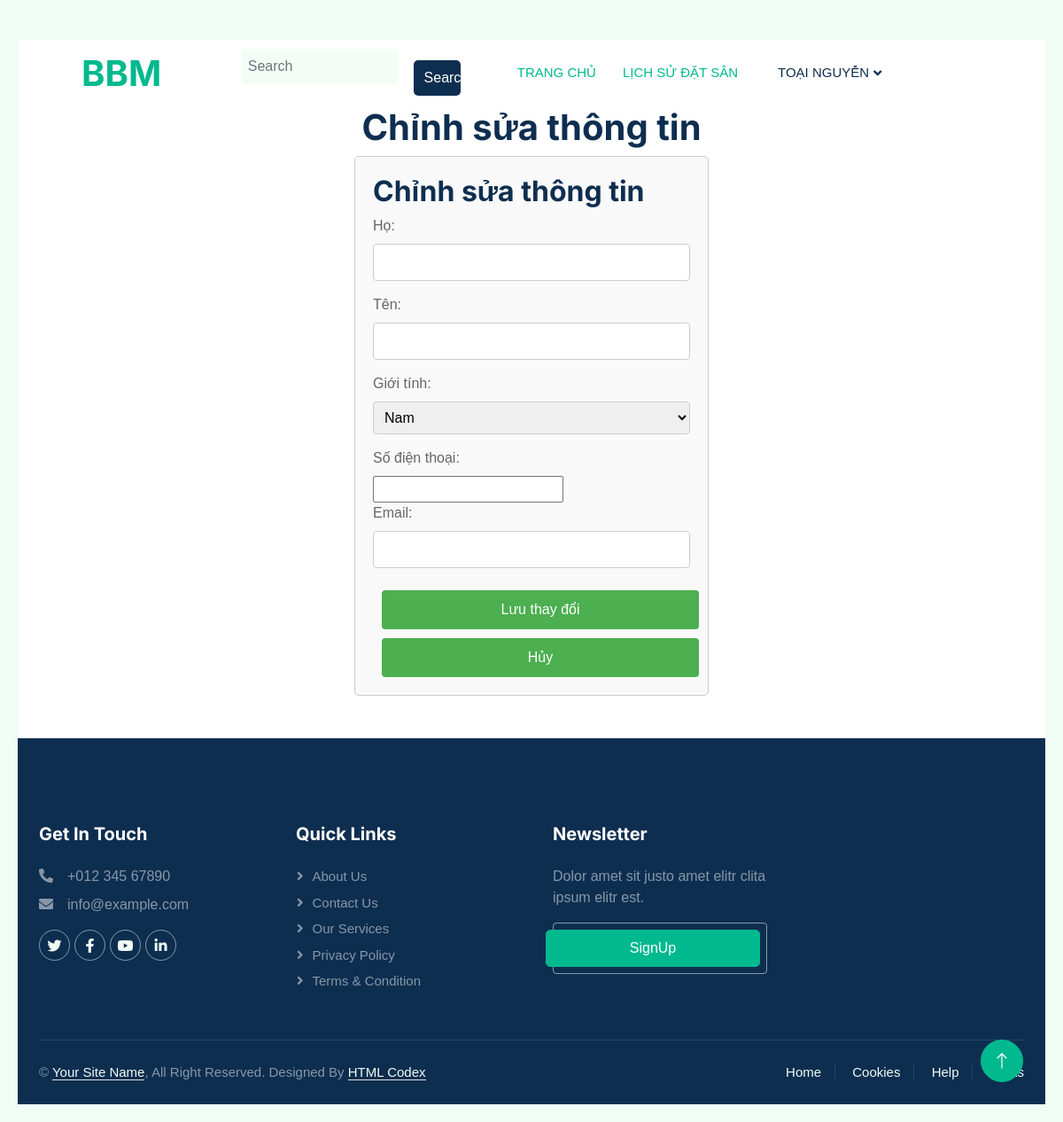
The page /user/changeinf/ (signed in) on the database its author committed.
### BUser/models.py (models this page shows, shortened)
class User(AbstractUser):
    ROLE_CHOICES = [
        ('customer', 'Customer'),
        ('courtstaff', 'Court Staff'),
        ('courtmanager', 'Court Manager'),
    ]
    role = models.CharField(max_length=20, choices=ROLE_CHOICES)
    GENDER_CHOICES = [
        ('M', 'Nam'),
        ('F', 'Nữ'),
        ('O', 'Khác')
    ]
    gender = models.CharField(max_length=1, choices=GENDER_CHOICES, default='M')
    sdt= models.IntegerField(default=0, null=True, blank=True)

### BUser/views.py (the view)
# urls.py: path('changeinf/', views.ChangeInf, name='changeinf'),
def ChangeInf(request):
    user = request.user
    form=UserForm(request.POST, instance=user)
    if request.method == "POST":
        if form.is_valid():
            form.save()
            return redirect('userdetail')
    return render(request, "home/useredit.html", {'form':form})

### BUser/forms.py
class UserForm(forms.ModelForm):
    class Meta:
        model = User
        fields = ('first_name', 'last_name', 'email', 'sdt', 'gender')

### home/templates/home/useredit.html (shortened to what this page needs)
{% extends "master_page.html" %}
{% load static %}
{% block navbar %}
    {% include '../navbar.html' %}
{% endblock %}
{% block footer %}
    {% include '../footer.html' %}
{% endblock %}
{% block content %}
<!DOCTYPE html>
<html lang="vi">
<head>
    <link href="{% static 'home/css/userdetail.css' %}" rel="stylesheet">
</head>
<body>
    <h1 style="text-align:center;">Chỉnh sửa thông tin</h1>
    <div id="editForm" class="form-container">
        <h2>Chỉnh sửa thông tin</h2>
        <form method="POST">
            <label for="name">Họ:</label>
            {{form.last_name}}
            <label for="name">Tên:</label>
            {{form.first_name}}
            <label for="gender">Giới tính:</label>
            {{form.gender}}
            <label for="phone">Số điện thoại:</label>
            {{form.sdt}}
            <label for="email">Email:</label>
            {{form.email}}
            <button type="submit">Lưu thay đổi</button>
        </form>
        <form action="{% url 'userdetail' %}" method="get">
            <button type="submit">Hủy</button>
        </form>
    </div>
</body>
</html>
{% endblock %}

### home/templates/navbar.html (shortened to what this page needs)
{%load static%}
<div class="container-fluid nav-bar bg-transparent">
    <nav class="navbar navbar-expand-lg bg-white navbar-light py-0 px-4">
        <a href="{% url 'role' %}" class="navbar-brand d-flex align-items-center text-center">
            <h1 class="m-0 text-primary">BBM</h1>
        </a>
        <div class="collapse navbar-collapse" id="navbarCollapse">
            <div class="container">
                <form action="{% url 'search' %}" method="GET">
                    <div class="row g-2 align-items-center justify-content-center">
                        <div class="col-md-8 col-lg-6">
                            <input type="text" name="q" class="form-control border-0 py-2" placeholder="Search"
                                style="outline: none; box-shadow: none; background-color: rgb(244, 253, 245);" required>
                        </div>
                        <div class="col-md-4 col-lg-2">
                            <button type="submit" class="btn btn-dark border-0 w-100 py-2">Search</button>
                        </div>
                    </div>
                </form>
            </div>
            <div class="navbar-nav ms-auto">
                <a href="{% url 'role' %}" class="nav-item nav-link active">Trang chủ</a>
            </div>
            {% if user.is_authenticated %}
                <div class="navbar-nav ms-auto"><div class="navbar-nav ms-auto">
                    <a href="{% url 'his' %}" class="nav-item nav-link active">Lịch sử đặt sân</a>
                </div>
                <div class="nav-item dropdown">
                    <a href="#" class="nav-link dropdown-toggle" data-bs-toggle="dropdown">{{user.first_name}} {{user.last_name}}</a>
                </div>
            {%else%}
                <a href="{% url 'login' %}" class="btn btn-primary px-3 d-none d-lg-flex">Sign In</a>
            {%endif%}
        </div>
    </nav>
</div>

### home/static/home/css/style.css (style rules this page uses)
:root { --primary: #00B98E; --secondary: #FF6922; --light: #EFFDF5; --dark: #0E2E50; }
.btn { transition: .5s; }
.nav-bar { position: relative; margin-top: 45px; padding: 0 3rem; transition: .5s; z-index: 9999; }
.navbar-nav { display: flex; align-items: center; gap: 15px; }
.navbar .dropdown-toggle::after { border: none; content: "\f107"; font-family: "Font Awesome 5 Free"; font-weight: 900; vertical-align: middle; margin-left: 5px; transition: .5s; }
.navbar-light .navbar-nav .nav-link { margin-right: 30px; padding: 25px 0; color: #FFFFFF; font-size: 15px; text-transform: uppercase; outline: none; }
.navbar-light .navbar-nav .nav-link:hover, .navbar-light .navbar-nav .nav-link.active { color: var(--primary); }
.navbar-light .navbar-brand { height: 75px; }
.navbar-light .navbar-nav .nav-link { color: var(--dark); font-weight: 500; }
.navbar { display: flex; align-items: center; white-space: nowrap; justify-content: space-between; padding: 10px 20px; background-color: #fff; }
.dropdown { position: relative; width: 230px; filter: url(#goo); }

### home/static/home/css/userdetail.css (style rules this page uses)
body { font-family: Arial, sans-serif; margin: 20px; }
.info-container, .form-container { max-width: 400px; margin: auto; padding: 20px; border: 1px solid #ccc; border-radius: 5px; background-color: #f9f9f9; }
label { display: block; margin-bottom: 8px; }
input[type="text"], input[type="tel"], input[type="email"], select, input[type="password"] { width: 100%; padding: 8px; margin-bottom: 15px; border: 1px solid #ccc; border-radius: 4px; box-sizing: border-box; }
button { background-color: #4CAF50; color: white; padding: 10px; border: none; border-radius: 4px; cursor: pointer; text-align: center; width: 100%; margin-top: 10px; margin-right: 10px; margin-left: 10px; }

### rows shown on the page
User: first_name "TOẠI", last_name "NGUYỄN", gender "Nam"
